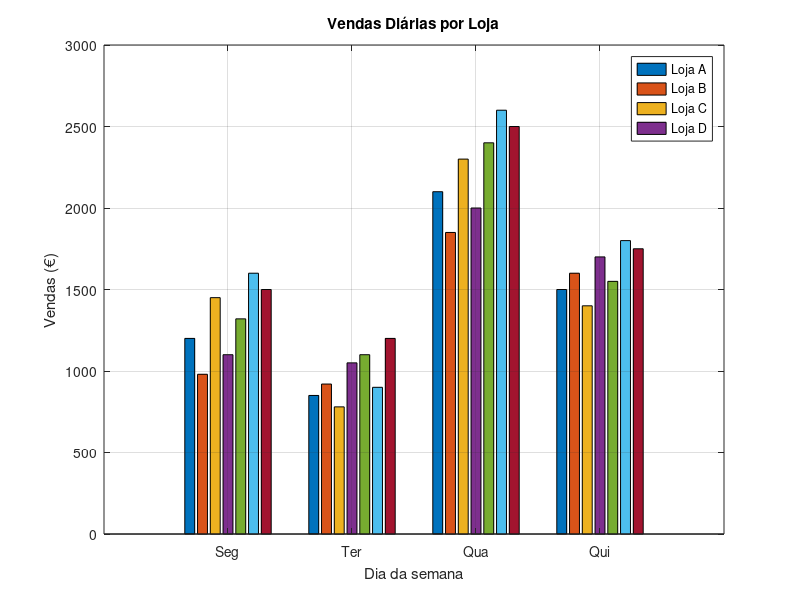

Write the MATLAB code that produced this figure.
%% Análise de Vendas por Loja
% Aplicação: Análise de dados de negócio
% Objectivo: Calcular estatísticas e plotar vendas diárias.

vendas = [
    1200  980  1450  1100  1320  1600  1500;
     850  920   780  1050  1100   900  1200;
    2100 1850  2300  2000  2400  2600  2500;
    1500 1600  1400  1700  1550  1800  1750
];
dias  = {'Seg', 'Ter', 'Qua', 'Qui', 'Sex', 'Sáb', 'Dom'};
lojas = {'Loja A'; 'Loja B'; 'Loja C'; 'Loja D'};

soma_total = sum(vendas, 2);
media_dia  = mean(vendas, 2);
desvio     = std(vendas, 0, 2);

fprintf('Estatísticas por loja:\n');
fprintf('%-10s %-12s %-12s %-12s\n', 'Loja', 'Soma (€)', 'Média (€)', 'Desvio');
fprintf('%s\n', repmat('-', 1, 47));
for i = 1:4
    fprintf('%-10s %-12.0f %-12.0f %-12.0f\n', lojas{i}, soma_total(i), media_dia(i), desvio(i));
end

figure;
bar(vendas);
set(gca, 'XTickLabel', dias);
xlabel('Dia da semana');
ylabel('Vendas (€)');
title('Vendas Diárias por Loja');
legend(lojas, 'Location', 'northeast');
grid on;   
